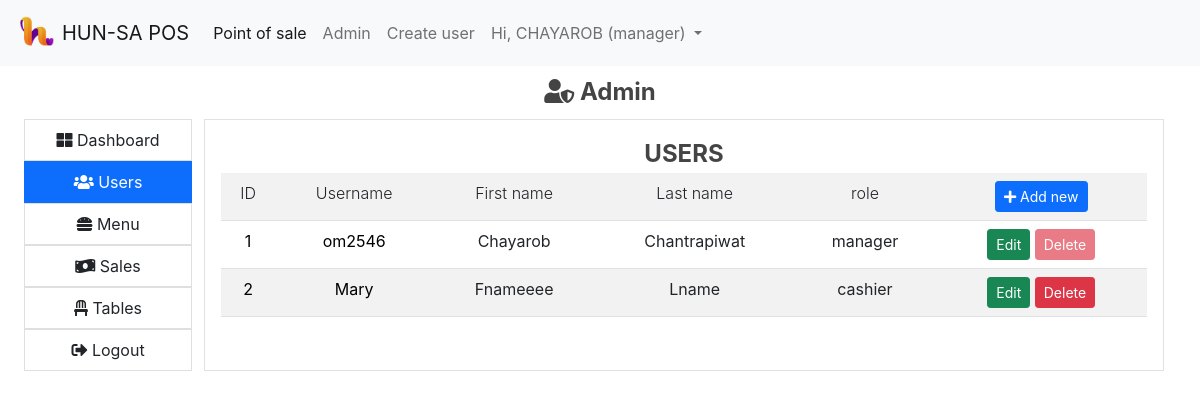
Page /pos_hunsa/public/index.php?pg=admin&tab=users (signed in) on the committed database.
### tables this page shows
CREATE TABLE `users` (
  `id` int(8) NOT NULL,
  `username` text NOT NULL,
  `password` text NOT NULL,
  `firstname` text NOT NULL,
  `lastname` text NOT NULL,
  `role` text NOT NULL
);

### pos_hunsa/app/core/database.php (called while the page is built)
<?php
class Database
{
	private function db_connect(){
		$DBHOST = "localhost";
		$DBNAME = "pos_hunsa";
		$DBUSER = "root";
		$DBPASS = "";
		$DBDRIVER = "mysql";
		try{
			$con = new PDO("$DBDRIVER:host=$DBHOST;dbname=$DBNAME",$DBUSER,$DBPASS);
		}catch(PDOException $e){
			echo $e->getMessage();
		}
		return $con;
	}
	public function query($query,$data = array())
	{
		$con = $this->db_connect();
		$smt = $con->prepare($query);
		$check = $smt->execute($data);
		if($check)
		{
			$result = $smt->fetchAll(PDO::FETCH_ASSOC);
			if(is_array($result) && count($result) > 0){
				return $result;
			}
		}
		return false;
	}
}

### pos_hunsa/app/core/functions.php (called while the page is built, shortened)
<?php
function esc($str)
{
	return htmlspecialchars($str);
}

### pos_hunsa/app/models/Auth.php (called while the page is built, shortened)
<?php
class Auth
{
	public static function get($column)
	{
		if(!empty($_SESSION['USER'][$column])){
			return $_SESSION['USER'][$column];
		}
		return "Unknown";
	}
}

### pos_hunsa/app/views/admin/users.view.php (the view, shortened to what this page needs)
<div class="table-responsive">
	<table class="table table-striped table-hover">
		<tr>
			<th>ID</th><th>Username</th><th>First name</th><th>Last name</th><th>role</th>
			<th>
				<a href="index.php?pg=signup">
					<button class="btn btn-primary btn-sm"><i class="fa fa-plus"></i> Add new</button>
				</a>
			</th>
		</tr>
		<?php if (!empty($users)):?>
			<?php foreach ($users as $user):?>
	 		<tr>
				<td>
					<a href="index.php?pg=profile&id=<?=$user['id']?>">
					<?=esc($user['id'])?>
					</a>
				</td>
				<td>
					<a href="index.php?pg=profile&id=<?=$user['id']?>">
						<?=esc($user['username'])?>
					</a>
				</td>
				<td><?=esc($user['firstname'])?></td>
				<td><?=esc($user['lastname'])?></td>
				<td><?=esc($user['role'])?></td>
				<td>
					<a href="index.php?pg=edit-user&id=<?=$user['id']?>">
						<button class="btn btn-success btn-sm">Edit</button>
					</a>
					<a href="index.php?pg=delete-user&id=<?=$user['id']?>">
						<button class="btn btn-danger btn-sm" <?php if(Auth::get('id')==$user['id']) echo "disabled"; ?>>Delete</button>
					</a>
				</td>
			</tr>
			<?php endforeach;?>
		<?php endif;?>
	</table>
</div>

### pos_hunsa/public/assets/css/main.css (style rules this page uses)
body a { text-decoration: none; }

### rows in the picture
users: id "1", username "om2546", firstname "Chayarob", lastname "Chantrapiwat", role "manager"
users: id "2", username "Mary", firstname "Fnameeee", lastname "Lname", role "cashier"

### other values in the picture
APP_NAME "HUN-SA POS"
auth('firstname') "CHAYAROB"
Auth::get('role') "manager"
$tab "USERS"
